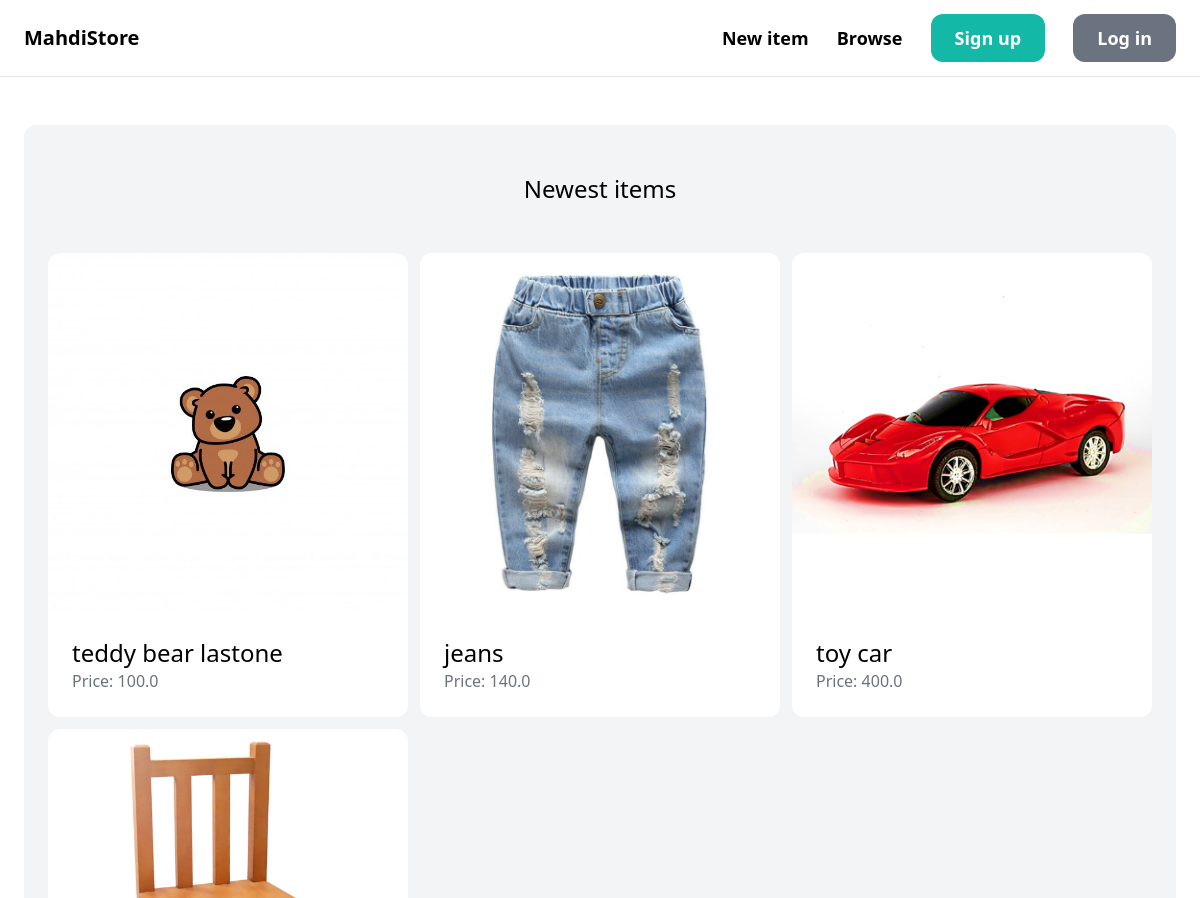
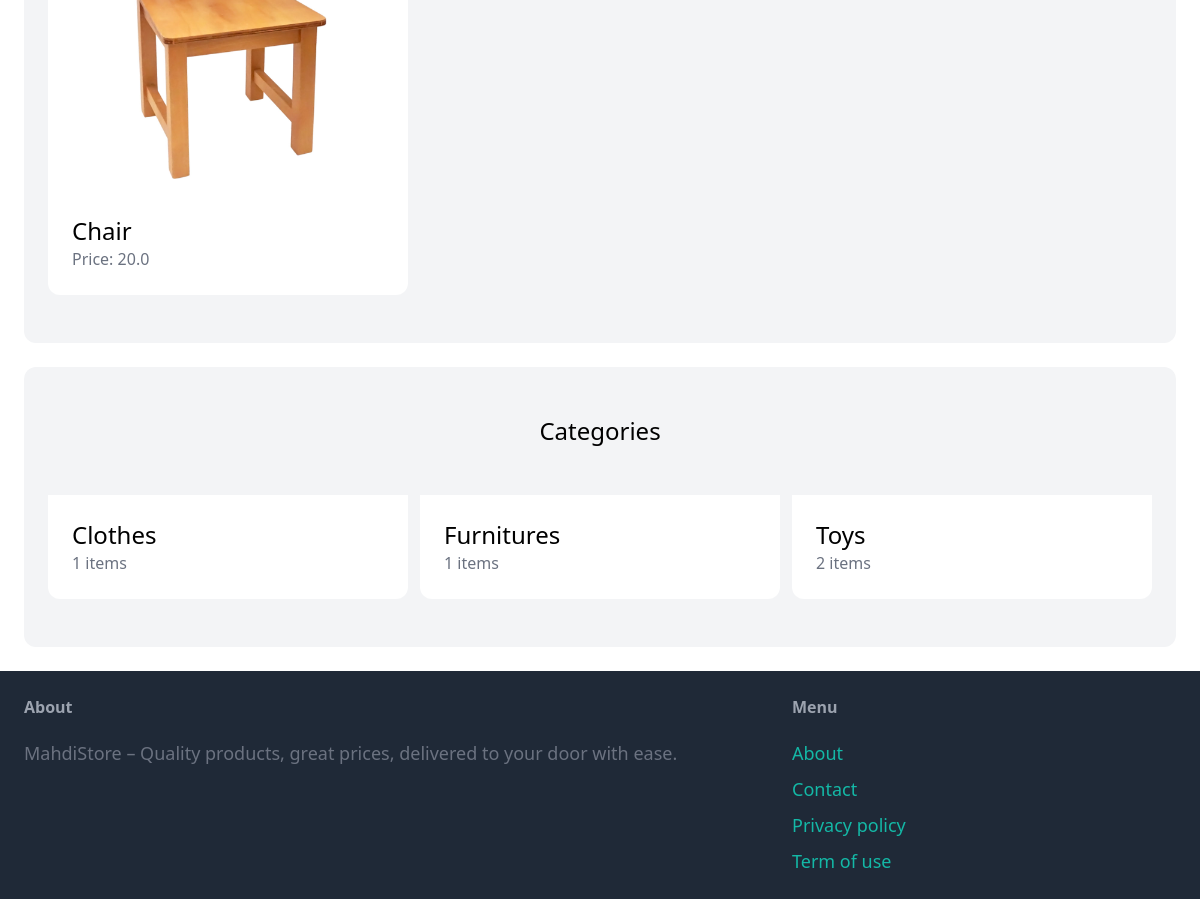
The page / on the database its author committed (2 pictures, top to bottom).
### item/models.py (models this page shows, shortened)
class Item(models.Model):
    category = models.ForeignKey(Category, related_name='items', on_delete=models.CASCADE)
    name = models.CharField(max_length=255)
    description = models.TextField(blank=True, null=True)
    price = models.FloatField()
    image = models.ImageField(upload_to='item_images', blank=True, null=True)
    is_sold = models.BooleanField(default=False)
    created_by = models.ForeignKey(User, related_name='items', on_delete=models.CASCADE)
    created_at = models.DateTimeField(auto_now_add=True)

class Category(models.Model):
    name = models.CharField(max_length=255)
    class Meta:
        ordering = ('name',)
        verbose_name_plural = "Categories"

### core/views.py (the view)
# urls.py: path('', views.index, name='index'),
def index(request):
    items = Item.objects.filter(is_sold=False)[0:6]
    categories = Category.objects.all()
    return render(request, 'core/index.html', {'categories': categories, 'items': items})

### core/templates/core/index.html (shortened to what this page needs)
{% extends 'core/base.html' %}
{% block content %}
<div class="mt-6 px-6 py-12 bg-gray-100 rounded-xl">
    <h2 class="mb-12 text-2xl text-center">Newest items</h2>
    <div class="grid grid-cols-3 gap-3">
        {% for item in items %}
            <div>
                <a href=" {% url 'item:detail' item.id %} ">
                    <div>
                        <img src="{{ item.image.url }}" class="rounded-t-xl">
                    </div>
                    <div class="p-6 bg-white rounded-b-xl">
                        <h2 class="text-2xl">{{ item.name }}</h2>
                        <p class="text-gray-500">Price: {{ item.price }}</p>
                    </div>
                </a>
            </div>
        {% endfor %}
    </div>
</div>
<div class="mt-6 px-6 py-12 bg-gray-100 rounded-xl">
    <h2 class="mb-12 text-2xl text-center">Categories</h2>
    <div class="grid grid-cols-3 gap-3">
        {% for category in categories %}
            <div>
                <a href="#">
                    <div class="p-6 bg-white rounded-b-xl">
                        <h2 class="text-2xl">{{ category.name }}</h2>
                        <p class="text-gray-500">{{ category.items.count }} items</p>
                    </div>
                </a>
            </div>
        {% endfor %}
        </div>
    </div>
{% endblock %}

### rows shown on the page
Item: image (picture), name "teddy bear lastone", price "100.0"
Item: image (picture), name "jeans", price "140.0"
Item: image (picture), name "toy car", price "400.0"
Item: image (picture), name "Chair", price "20.0"
Category: name "Clothes", items.count "1"
Category: name "Furnitures", items.count "1"
Category: name "Toys", items.count "2"
